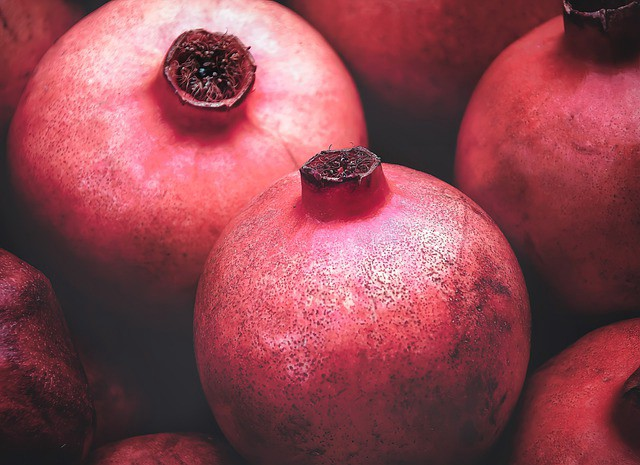
#> input picture fruit.jpeg, 640 x 465 px
$ python vintage.py
#> lines starting #> are read from the running program, lines starting #| are printed output that depends on the picture
import cv2
import numpy as np
from matplotlib import pyplot as plt
im = cv2.imread("fruit.jpeg")
#> im is the input picture: shape (465, 640, 3); mean B, G, R 81.3, 71.5, 143.7
rows, cols = im.shape[:2]
#> rows = 465; cols = 640
kernel_x = cv2.getGaussianKernel(cols, 200)
kernel_y = cv2.getGaussianKernel(rows, 200)
kernel = kernel_y * kernel_x.T
filter = 255 * kernel / np.linalg.norm(kernel)
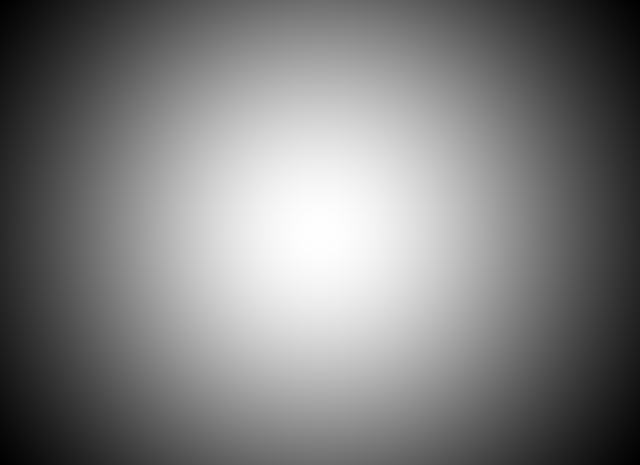
#> kernel: shape (465, 640) float64; min 8.43e-07, max 5.92e-06, mean 3.36e-06; drawn with min black and max white
vintage_im = np.copy(im)
for i in range(3) :
    vintage_im[:, :, 1] = vintage_im[:, :, 1] * filter
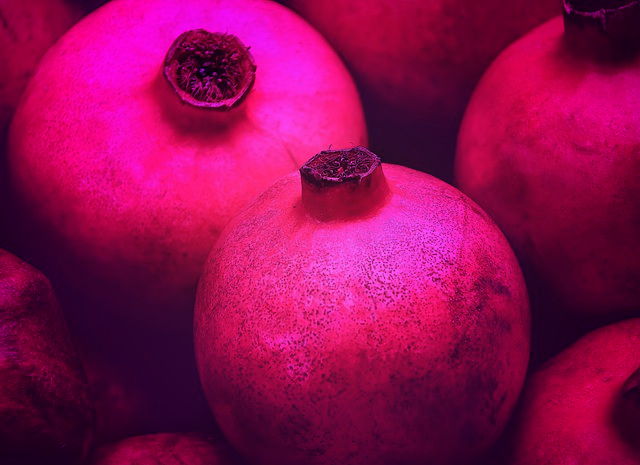
#> vintage_im: shape (465, 640, 3); mean B, G, R 81.3, 10.2, 143.7
plt.imshow(vintage_im)
plt.show()

$ run again, with flower.jpeg copied over fruit.jpeg
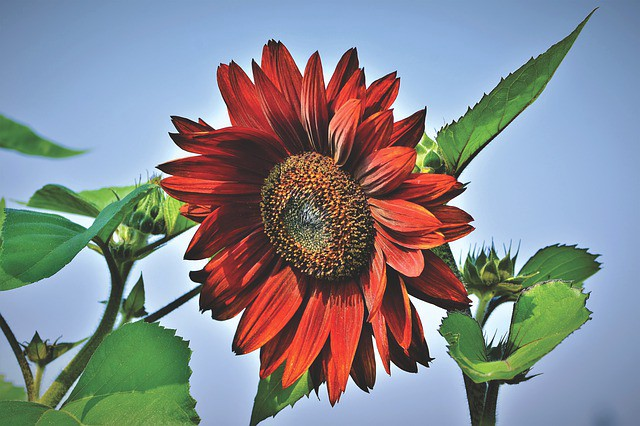
#> input picture flower.jpeg, 640 x 426 px
#> im is the input picture: shape (426, 640, 3); mean B, G, R 141.6, 136.7, 132.9
#> after the loop `for i in range(3) :`:
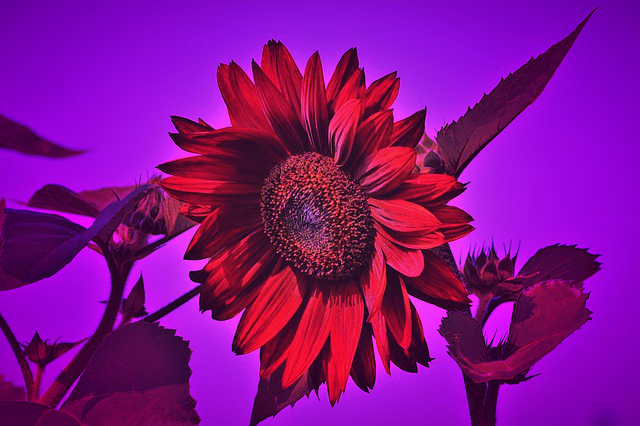
#> vintage_im: shape (426, 640, 3); mean B, G, R 141.6, 13.8, 132.9

$ run again, with house.jpeg copied over fruit.jpeg
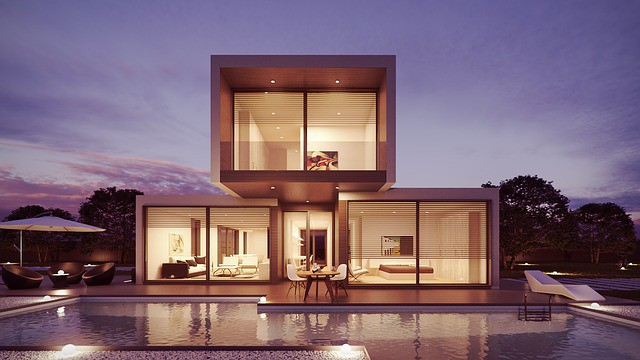
#> input picture house.jpeg, 640 x 360 px
#> im is the input picture: shape (360, 640, 3); mean B, G, R 115, 102.1, 127.1
#> `filter = 255 * kernel / np.linalg.norm(kernel)`:
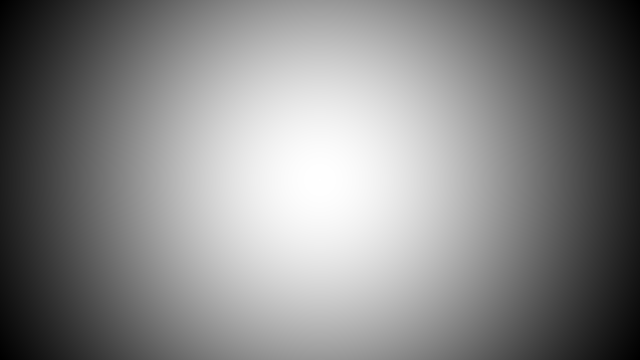
#> kernel: shape (360, 640) float64; min 1.32e-06, max 7.07e-06, mean 4.34e-06; drawn with min black and max white
#> after the loop `for i in range(3) :`:
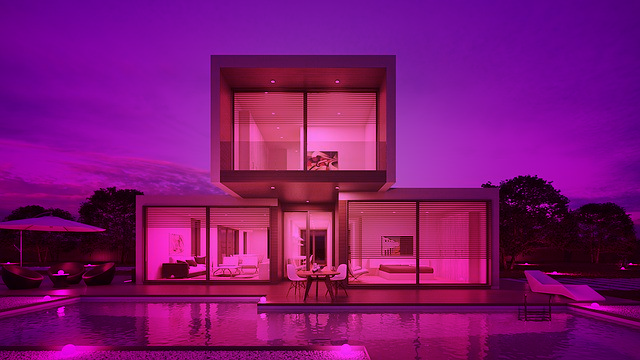
#> vintage_im: shape (360, 640, 3); mean B, G, R 115, 18.8, 127.1
